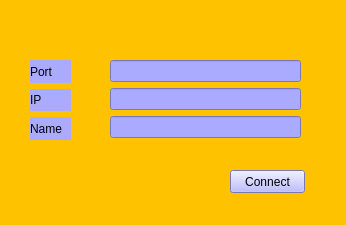
<?xml version="1.0" encoding="UTF-8"?>
<ui version="4.0">
 <class>loginwindow</class>
 <widget class="QWidget" name="loginwindow">
  <property name="geometry">
   <rect>
    <x>0</x>
    <y>0</y>
    <width>346</width>
    <height>225</height>
   </rect>
  </property>
  <property name="windowTitle">
   <string>Login</string>
  </property>
  <property name="styleSheet">
   <string notr="true">background-color: qlineargradient(spread:pad, x1:0, y1:1, x2:0, y2:1, stop:0.357955 rgba(255, 194, 0, 255), stop:1 rgba(255, 255, 255, 255));</string>
  </property>
  <widget class="QPushButton" name="okButton">
   <property name="geometry">
    <rect>
     <x>230</x>
     <y>170</y>
     <width>75</width>
     <height>23</height>
    </rect>
   </property>
   <property name="styleSheet">
    <string notr="true">background-color: rgb(170, 170, 255);</string>
   </property>
   <property name="text">
    <string>Connect</string>
   </property>
  </widget>
  <widget class="QWidget" name="verticalLayoutWidget">
   <property name="geometry">
    <rect>
     <x>30</x>
     <y>60</y>
     <width>41</width>
     <height>80</height>
    </rect>
   </property>
   <layout class="QVBoxLayout" name="verticalLayout">
    <item>
     <widget class="QLabel" name="label_2">
      <property name="styleSheet">
       <string notr="true">background-color: rgb(170, 170, 255);</string>
      </property>
      <property name="text">
       <string>Port</string>
      </property>
     </widget>
    </item>
    <item>
     <widget class="QLabel" name="label">
      <property name="styleSheet">
       <string notr="true">background-color: rgb(170, 170, 255);</string>
      </property>
      <property name="text">
       <string>IP</string>
      </property>
     </widget>
    </item>
    <item>
     <widget class="QLabel" name="label_3">
      <property name="styleSheet">
       <string notr="true">background-color: rgb(170, 170, 255);</string>
      </property>
      <property name="text">
       <string>Name</string>
      </property>
     </widget>
    </item>
   </layout>
  </widget>
  <widget class="QWidget" name="verticalLayoutWidget_2">
   <property name="geometry">
    <rect>
     <x>110</x>
     <y>60</y>
     <width>191</width>
     <height>80</height>
    </rect>
   </property>
   <layout class="QVBoxLayout" name="verticalLayout_2">
    <item>
     <widget class="QLineEdit" name="portLineEdit">
      <property name="styleSheet">
       <string notr="true">background-color: rgb(170, 170, 255);</string>
      </property>
     </widget>
    </item>
    <item>
     <widget class="QLineEdit" name="ipLineEdit">
      <property name="styleSheet">
       <string notr="true">background-color: rgb(170, 170, 255);</string>
      </property>
     </widget>
    </item>
    <item>
     <widget class="QLineEdit" name="nameLineEdit">
      <property name="styleSheet">
       <string notr="true">background-color: rgb(170, 170, 255);</string>
      </property>
     </widget>
    </item>
   </layout>
  </widget>
  <widget class="QLabel" name="connectLabel">
   <property name="geometry">
    <rect>
     <x>110</x>
     <y>20</y>
     <width>181</width>
     <height>20</height>
    </rect>
   </property>
   <property name="text">
    <string/>
   </property>
  </widget>
 </widget>
 <resources/>
 <connections/>
</ui>
